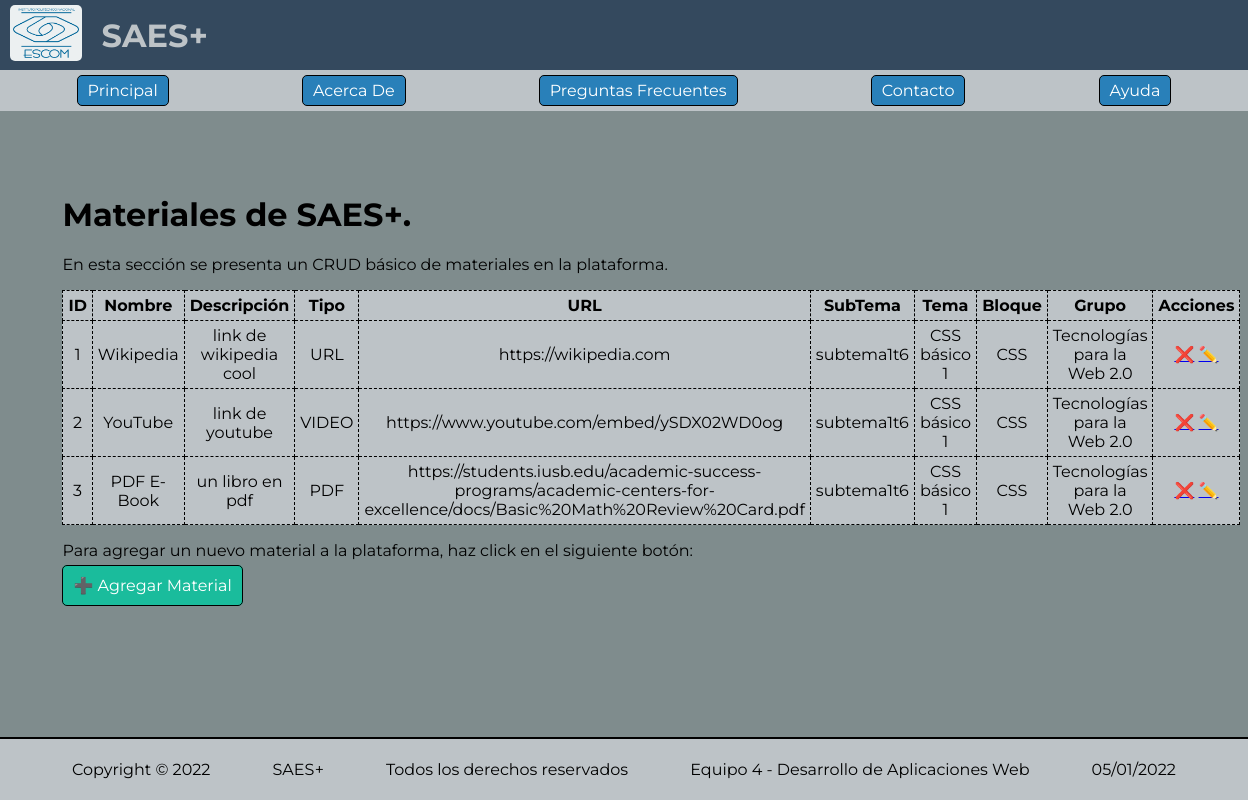
/admin/materiales.php, run on the app's committed database.
### tables this page shows
CREATE TABLE `materiales` (
  `id` int NOT NULL AUTO_INCREMENT,
  `nombre` varchar(100) NOT NULL,
  `descripcion` varchar(100) DEFAULT NULL,
  `tipo` varchar(100) NOT NULL DEFAULT 'URL',
  `url` text NOT NULL,
  `id_subtema` int NOT NULL,
  PRIMARY KEY (`id`)
);

CREATE TABLE `subtemas` (
  `id` int NOT NULL AUTO_INCREMENT,
  `nombre` varchar(100) NOT NULL,
  `descripcion` varchar(100) DEFAULT NULL,
  `id_tema` int NOT NULL,
  PRIMARY KEY (`id`)
);

CREATE TABLE `temas` (
  `id` int NOT NULL AUTO_INCREMENT,
  `nombre` varchar(100) NOT NULL,
  `descripcion` varchar(100) DEFAULT NULL,
  `id_bloque` int NOT NULL,
  PRIMARY KEY (`id`)
);

CREATE TABLE `bloques` (
  `id` int NOT NULL AUTO_INCREMENT,
  `nombre` varchar(100) NOT NULL,
  `descripcion` varchar(100) NOT NULL,
  `id_grupo` int NOT NULL,
  PRIMARY KEY (`id`)
);

CREATE TABLE `grupos` (
  `id` int NOT NULL AUTO_INCREMENT,
  `nombre` varchar(100) NOT NULL,
  PRIMARY KEY (`id`)
);

### src/material/db_material.php (called while the page is built, shortened)
<?php
include_once(dirname(dirname(dirname(__FILE__))) . "/src/material/material.php");
include_once(dirname(dirname(dirname(__FILE__))) . "/src/db.php");
include_once(dirname(dirname(dirname(__FILE__))) . "/src/subtema/servicio_subtema.php");
class DBMaterial
{
  private $conexion;
  public function __construct()
  {
    $claseConexion = new Conexion();
    $this->conexion = $claseConexion->obtenerConexion();
  }
  private function fila_a_modelo($fila_material)
  {
    $material = new Material();
    $material->id = $fila_material["id"];
    $material->tipo = $fila_material["tipo"];
    $material->nombre = $fila_material["nombre"];
    $material->descripcion = $fila_material["descripcion"];
    $material->url = $fila_material["url"];
    $material->id_subtema = $fila_material["id_subtema"];
    $servicio_subtema = new ServicioSubTema();
    $material->subtema = $servicio_subtema->obtenerSubTemaPorID($material->id_subtema);
    return $material;
  }
  public function obtener_todos()
  {
    $consulta = "SELECT * FROM materiales";
    $resultado = $this->conexion->query($consulta);
    $materiales = array();
    while ($fila = $resultado->fetch_assoc()) {
      $materiales[] = $this->fila_a_modelo($fila);
    }
    return $materiales;
  }
}

### src/db.php (called while the page is built, shortened)
<?php
class Conexion
{
  private $db_con;
  public function __construct()
  {
    $this->db_con = new mysqli(Config::$db_host, Config::$db_user, Config::$db_pass, Config::$db_name);
  }
  public function obtenerConexion()
  {
    return $this->db_con;
  }
}

### src/material/servicio_material.php (called while the page is built, shortened)
<?php
include_once(dirname(dirname(dirname(__FILE__))) . "/src/material/db_material.php");
class ServicioMaterial
{
  private $db_material;
  public function __construct()
  {
    $this->db_material = new DBMaterial();
  }
  public function obtenerMateriales()
  {
    return $this->db_material->obtener_todos();
  }
}

### src/subtema/db_subtema.php (called while the page is built, shortened)
<?php
include_once(dirname(dirname(dirname(__FILE__))) . "/src/db.php");
include_once(dirname(dirname(dirname(__FILE__))) . "/src/tema/servicio_tema.php");
class DBSubTema
{
  private $conexion;
  public function __construct()
  {
    $claseConexion = new Conexion();
    $this->conexion = $claseConexion->obtenerConexion();
  }
  private function fila_a_modelo($fila_subtema)
  {
    $subtema = new SubTema();
    $subtema->id = $fila_subtema["id"];
    $subtema->nombre = $fila_subtema["nombre"];
    $subtema->descripcion = $fila_subtema["descripcion"];
    $subtema->id_tema = $fila_subtema["id_tema"];
    $servicio_tema = new ServicioTema();
    $subtema->tema = $servicio_tema->obtenerTemaPorID($subtema->id_tema);
    return $subtema;
  }
  public function obtenerSubTemaPorID($id_subtema)
  {
    $consulta = "SELECT * FROM subtemas WHERE id = " . $id_subtema . ";";
    $resultado = $this->conexion->query($consulta);
    return $this->fila_a_modelo($resultado->fetch_assoc());
  }
}

### src/subtema/servicio_subtema.php (called while the page is built, shortened)
<?php
include_once(dirname(dirname(dirname(__FILE__))) . "/src/subtema/db_subtema.php");
class ServicioSubTema
{
  private $db_subtema;
  public function __construct()
  {
    $this->db_subtema = new DBSubTema();
  }
  public function obtenerSubTemaPorID($id_subtema)
  {
    $subtema = $this->db_subtema->obtenerSubTemaPorID($id_subtema);
    return $subtema;
  }
}

### src/tema/db_tema.php (called while the page is built, shortened)
<?php
include_once(dirname(dirname(dirname(__FILE__))) . "/src/db.php");
include_once(dirname(dirname(dirname(__FILE__))) . "/src/bloque/servicio_bloque.php");
class DBTema
{
  private $conexion;
  public function __construct()
  {
    $claseConexion = new Conexion();
    $this->conexion = $claseConexion->obtenerConexion();
  }
  private function fila_a_modelo($fila_tema)
  {
    $tema = new Tema();
    $tema->id = $fila_tema["id"];
    $tema->nombre = $fila_tema["nombre"];
    $tema->descripcion = $fila_tema["descripcion"];
    $tema->id_bloque = $fila_tema["id_bloque"];
    $servicio_bloque = new ServicioBloque();
    $tema->bloque = $servicio_bloque->obtenerBloquePorID($tema->id_bloque);
    return $tema;
  }
  public function obtenerTemaPorID($id_tema)
  {
    $consulta = "SELECT * FROM temas WHERE id = " . $id_tema . ";";
    $resultado = $this->conexion->query($consulta);
    return $this->fila_a_modelo($resultado->fetch_assoc());
  }
}

### src/tema/servicio_tema.php (called while the page is built, shortened)
<?php
include_once(dirname(dirname(dirname(__FILE__))) . "/src/tema/db_tema.php");
class ServicioTema
{
  private $db_tema;
  public function __construct()
  {
    $this->db_tema = new DBTema();
  }
  public function obtenerTemaPorID($id_tema)
  {
    $tema = $this->db_tema->obtenerTemaPorID($id_tema);
    return $tema;
  }
}

### src/bloque/db_bloque.php (called while the page is built, shortened)
<?php
include_once(dirname(dirname(dirname(__FILE__))) . "/src/db.php");
include_once(dirname(dirname(dirname(__FILE__))) . "/src/grupo/servicio_grupo.php");
class DBBloque
{
  private $conexion;
  public function __construct()
  {
    $claseConexion = new Conexion();
    $this->conexion = $claseConexion->obtenerConexion();
  }
  private function fila_a_modelo($fila_bloque)
  {
    $bloque = new Bloque();
    $bloque->id = $fila_bloque["id"];
    $bloque->nombre = $fila_bloque["nombre"];
    $bloque->descripcion = $fila_bloque["descripcion"];
    $bloque->id_grupo = $fila_bloque["id_grupo"];
    $servicio_grupo = new ServicioGrupo();
    $bloque->grupo = $servicio_grupo->obtenerGrupoPorID($bloque->id_grupo);
    return $bloque;
  }
  public function obtenerBloquePorID($id_bloque)
  {
    $consulta = "SELECT * FROM bloques WHERE id = " . $id_bloque . ";";
    $resultado = $this->conexion->query($consulta);
    return $this->fila_a_modelo($resultado->fetch_assoc());
  }
}

### src/bloque/servicio_bloque.php (called while the page is built, shortened)
<?php
include_once(dirname(dirname(dirname(__FILE__))) . "/src/bloque/db_bloque.php");
class ServicioBloque
{
  private $db_bloque;
  public function __construct()
  {
    $this->db_bloque = new DBBloque();
  }
  public function obtenerBloquePorID($id_bloque)
  {
    $bloque = $this->db_bloque->obtenerBloquePorID($id_bloque);
    return $bloque;
  }
}

### src/grupo/db_grupo.php (called while the page is built, shortened)
<?php
include_once(dirname(dirname(dirname(__FILE__))) . "/src/db.php");
class DBGrupo
{
  private $conexion;
  public function __construct()
  {
    $claseConexion = new Conexion();
    $this->conexion = $claseConexion->obtenerConexion();
  }
  private function fila_a_modelo($fila_grupo)
  {
    $grupo = new Grupo();
    $grupo->id = $fila_grupo["id"];
    $grupo->nombre = $fila_grupo["nombre"];
    return $grupo;
  }
  public function obtenerGrupoPorID($id_grupo)
  {
    $consulta = "SELECT * FROM grupos WHERE id = " . $id_grupo . ";";
    $resultado = $this->conexion->query($consulta);
    return $this->fila_a_modelo($resultado->fetch_assoc());
  }
}

### src/grupo/servicio_grupo.php (called while the page is built, shortened)
<?php
include_once(dirname(dirname(dirname(__FILE__))) . "/src/grupo/db_grupo.php");
class ServicioGrupo
{
  private $db_grupo;
  public function __construct()
  {
    $this->db_grupo = new DBGrupo();
  }
  public function obtenerGrupoPorID($id_grupo)
  {
    $grupo = $this->db_grupo->obtenerGrupoPorID($id_grupo);
    return $grupo;
  }
}

### admin/materiales.php (the view, shortened to what this page needs)
<?php
require_once(dirname(dirname(__FILE__)) . '/src/componentes_ui/encabezado.php');
require_once(dirname(dirname(__FILE__)) . '/src/material/servicio_material.php');
$servicio = new ServicioMaterial();
$materiales = $servicio->obtenerMateriales();
?>
<link rel="stylesheet" href="/assets/css/materiales.css">
<div id="materiales">
  <h1>Materiales de <?php echo Config::$nombre_proyecto; ?>.</h1>
  <p>
    En esta sección se presenta un CRUD básico de materiales en la plataforma.
  </p>
  <div class="tabla-materiales">
    <table>
      <thead>
        <tr>
          <th>ID</th>
          <th>Nombre</th>
          <th>Descripción</th>
          <th>Tipo</th>
          <th>URL</th>
          <th>SubTema</th>
          <th>Tema</th>
          <th>Bloque</th>
          <th>Grupo</th>
          <th>Acciones</th>
        </tr>
      </thead>
      <tbody>
        <?php
        foreach ($materiales as $material) {
        ?>
          <tr>
            <td><?php echo $material->id; ?></td>
            <td><?php echo $material->nombre; ?></td>
            <td><?php echo $material->descripcion; ?></td>
            <td><?php echo $material->tipo; ?></td>
            <td><?php echo $material->url; ?></td>
            <td><?php echo $material->subtema->nombre; ?></td>
            <td><?php echo $material->subtema->tema->nombre; ?></td>
            <td><?php echo $material->subtema->tema->bloque->nombre; ?></td>
            <td><?php echo $material->subtema->tema->bloque->grupo->nombre; ?></td>
            <td class="acciones">
              <a href="/acciones/admin/eliminar-material.php?id=<?php echo $material->id; ?>">❌</a>
              <a href="/admin/formulario-material.php?id=<?php echo $material->id; ?>">✏️</a>
            </td>
          </tr>
        <?php
        }
        ?>
      </tbody>
    </table>
  </div>
  <p>Para agregar un nuevo material a la plataforma, haz click en el siguiente botón:</p>
  <a class="agregar-material" href="/admin/formulario-material.php">➕ Agregar Material</a>
</div>
<?php require_once(dirname(dirname(__FILE__)) . '/src/componentes_ui/pie_de_pagina.php'); ?>

### assets/css/general.css (style rules this page uses)
html, body { height: 100%; width: 100%; font-family: "Montserrat", sans-serif; border: 0; margin: 0; display: flex; flex-direction: column; align-items: stretch; flex-shrink: 0; }

### assets/css/materiales.css (style rules this page uses)
#materiales { flex-grow: 1; background-color: #7f8c8d; padding: 5%; }
.tabla-materiales { text-align: center; }
.tabla-materiales > table, th, td { padding: 5px; border: 1px dashed black; }
table { background-color: #bdc3c7; border-collapse: collapse; }
.acciones { text-align: center; }
.agregar-material { padding: 10px; border: 1px solid black; background-color: #1abc9c; text-align: center; text-decoration: none; color: white; border-radius: 5px; }

### data on the page
materiales: id "1", nombre "Wikipedia", descripcion "link de wikipedia cool", tipo "URL", url "https://wikipedia.com", id_subtema.nombre "subtema1t6"
temas: nombre "CSS básico 1"
bloques: nombre "CSS"
grupos: nombre "Tecnologías para la Web 2.0"
materiales: id "2", nombre "YouTube", descripcion "link de youtube", tipo "VIDEO", url "https://www.youtube.com/embed/ySDX02WD0og", id_subtema.nombre "subtema1t6"
materiales: id "3", nombre "PDF E-Book", descripcion "un libro en pdf", tipo "PDF", url "https://students.iusb.edu/academic-success-programs/academic-centers-for-excellence/docs/Basic%20Math%20Review%20Card.pdf", id_subtema.nombre "subtema1t6"

### other printed values
Config::$nombre_proyecto "SAES+"
